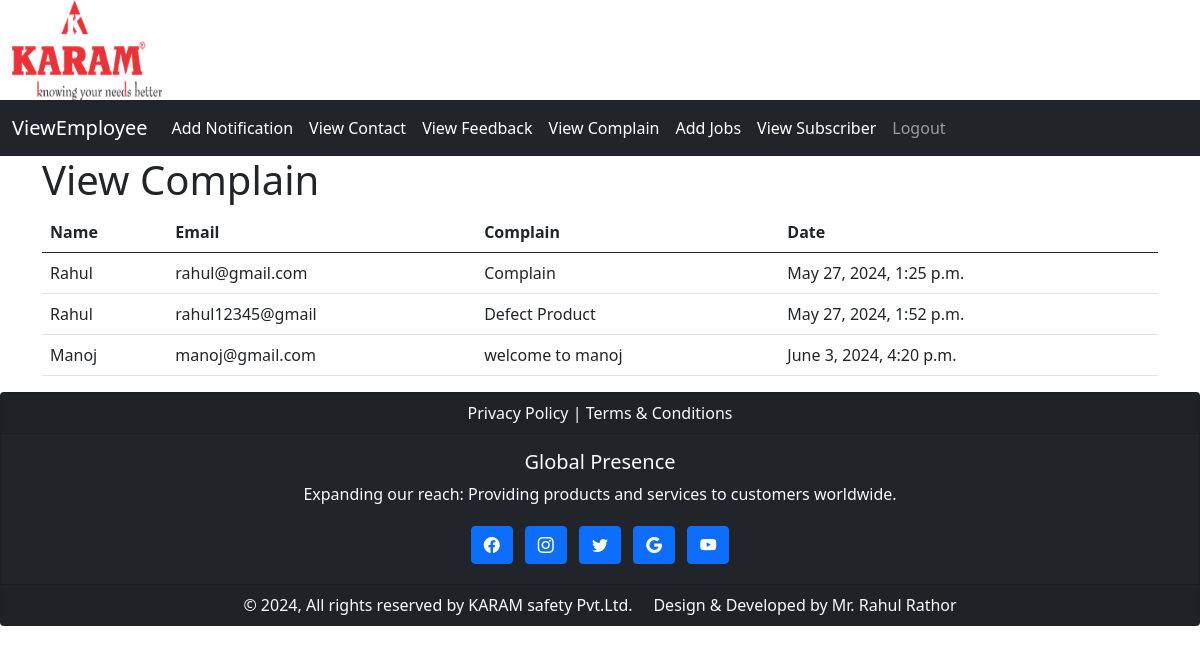
Page /home/viewcomplain/ on the committed database.
### home/models.py (models this page shows, shortened)
class Complain(models.Model):
     name = models.CharField(max_length=100)
     email = models.EmailField(max_length=100)
     complain = models.TextField()
     date = models.DateTimeField(default=datetime.now, blank=True)

### home/views.py (the view)
# urls.py: path('viewcomplain/', views.viewcomplain, name='viewcomplain'),
def viewcomplain(request):
    comp = Complain.objects.all()
    return render(request, 'aprofile/viewcomplain.html', {'comp':  comp})

### template/aprofile/viewcomplain.html (shortened to what this page needs)
{% extends "base2.html"  %}
{% block body %}
<div class="container-fluid">
      <div class="container">
          <h1>View Complain</h1><table class="table table-hover ">
  <thead>
    <tr>
      <th scope="col">Name</th>
      <th scope="col">Email</th>
      <th scope="col">Complain</th>
      <th scope="col">Date</th>
	   </tr>
  </thead>
  <tbody>
  {% for i in comp %}
    <tr>
      <td>{{i.name}}</td>
      <td>{{i.email}}</td>
      <td>{{i.complain}}</td>
          <td>{{i.date}}</td>
    </tr>
  {% endfor %}
  </tbody>
</table>
      </div>
</div>
{% endblock body%}

### rows in the picture
Complain: name "Rahul", email "rahul@gmail.com", complain "Complain", date "May 27, 2024, 1:25 p.m."
Complain: name "Rahul", email "rahul12345@gmail", complain "Defect Product", date "May 27, 2024, 1:52 p.m."
Complain: name "Manoj", email "manoj@gmail.com", complain "welcome to manoj", date "June 3, 2024, 4:20 p.m."
